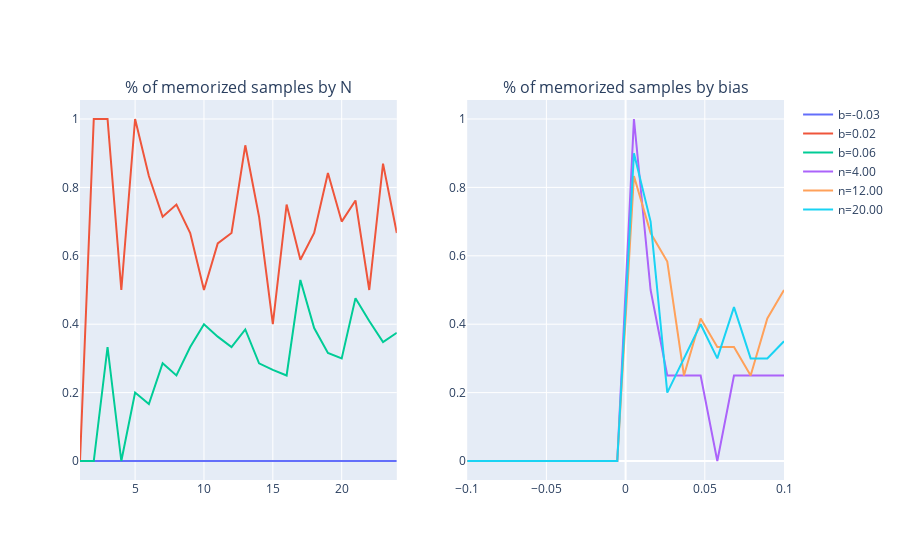

The notebook cell saved with this chart:
### Code cell
fig = make_subplots(rows=1, cols=2, subplot_titles=("% of memorized samples by N","% of memorized samples by bias"))

# col 1
for i in range(8, suc_bias.shape[0], 4):
    fig.add_trace(go.Scatter(x=np.arange(1,25), y=suc_bias[i-1]/np.arange(1,25), name="b={:.2f}".format(biases[i-1])), row=1, col=1)

#col 2
for i in range(4,24, 8):
    fig.add_trace(go.Scatter(x=biases, y=suc_bias.T[i-1]/i, name="n={:.2f}".format(i)), row=1, col=2)

fig.show()

### Figure 1 — Plotly figure (JSON) as saved in the notebook; plotly's stock layout.template omitted (floating-point values rounded to 4 significant figures)
{"data": [{"name": "b=-0.03", "type": "scatter", "x": [1, 2, 3, 4, 5, 6, 7, 8, 9, 10, 11, 12, 13, 14, 15, 16, 17, 18, 19, 20, 21, 22, 23, 24], "xaxis": "x", "y": [0, 0, 0, 0, 0, 0, 0, 0, 0, 0, 0, 0, 0, 0, 0, 0, 0, 0, 0, 0, 0, 0, 0, 0], "yaxis": "y"}, {"name": "b=0.02", "type": "scatter", "x": [1, 2, 3, 4, 5, 6, 7, 8, 9, 10, 11, 12, 13, 14, 15, 16, 17, 18, 19, 20, 21, 22, 23, 24], "xaxis": "x", "y": [0, 1, 1, 0.5, 1, 0.8333, 0.7143, 0.75, 0.6667, 0.5, 0.6364, 0.6667, 0.9231, 0.7143, 0.4, 0.75, 0.5882, 0.6667, 0.8421, 0.7, 0.7619, 0.5, 0.8696, 0.6667], "yaxis": "y"}, {"name": "b=0.06", "type": "scatter", "x": [1, 2, 3, 4, 5, 6, 7, 8, 9, 10, 11, 12, 13, 14, 15, 16, 17, 18, 19, 20, 21, 22, 23, 24], "xaxis": "x", "y": [0, 0, 0.3333, 0, 0.2, 0.1667, 0.2857, 0.25, 0.3333, 0.4, 0.3636, 0.3333, 0.3846, 0.2857, 0.2667, 0.25, 0.5294, 0.3889, 0.3158, 0.3, 0.4762, 0.4091, 0.3478, 0.375], "yaxis": "y"}, {"name": "n=4.00", "type": "scatter", "x": [-0.1, -0.08947, -0.07895, -0.06842, -0.05789, -0.04737, -0.03684, -0.02632, -0.01579, -0.005263, 0.005263, 0.01579, 0.02632, 0.03684, 0.04737, 0.05789, 0.06842, 0.07895, 0.08947, 0.1], "xaxis": "x2", "y": [0, 0, 0, 0, 0, 0, 0, 0, 0, 0, 1, 0.5, 0.25, 0.25, 0.25, 0, 0.25, 0.25, 0.25, 0.25], "yaxis": "y2"}, {"name": "n=12.00", "type": "scatter", "x": [-0.1, -0.08947, -0.07895, -0.06842, -0.05789, -0.04737, -0.03684, -0.02632, -0.01579, -0.005263, 0.005263, 0.01579, 0.02632, 0.03684, 0.04737, 0.05789, 0.06842, 0.07895, 0.08947, 0.1], "xaxis": "x2", "y": [0, 0, 0, 0, 0, 0, 0, 0, 0, 0, 0.8333, 0.6667, 0.5833, 0.25, 0.4167, 0.3333, 0.3333, 0.25, 0.4167, 0.5], "yaxis": "y2"}, {"name": "n=20.00", "type": "scatter", "x": [-0.1, -0.08947, -0.07895, -0.06842, -0.05789, -0.04737, -0.03684, -0.02632, -0.01579, -0.005263, 0.005263, 0.01579, 0.02632, 0.03684, 0.04737, 0.05789, 0.06842, 0.07895, 0.08947, 0.1], "xaxis": "x2", "y": [0, 0, 0, 0, 0, 0, 0, 0, 0, 0, 0.9, 0.7, 0.2, 0.3, 0.4, 0.3, 0.45, 0.3, 0.3, 0.35], "yaxis": "y2"}], "layout": {"annotations": [{"font": {"size": 16}, "showarrow": false, "text": "% of memorized samples by N", "x": 0.225, "xanchor": "center", "xref": "paper", "y": 1, "yanchor": "bottom", "yref": "paper"}, {"font": {"size": 16}, "showarrow": false, "text": "% of memorized samples by bias", "x": 0.775, "xanchor": "center", "xref": "paper", "y": 1, "yanchor": "bottom", "yref": "paper"}], "xaxis": {"anchor": "y", "domain": [0, 0.45]}, "xaxis2": {"anchor": "y2", "domain": [0.55, 1]}, "yaxis": {"anchor": "x", "domain": [0, 1]}, "yaxis2": {"anchor": "x2", "domain": [0, 1]}}}
